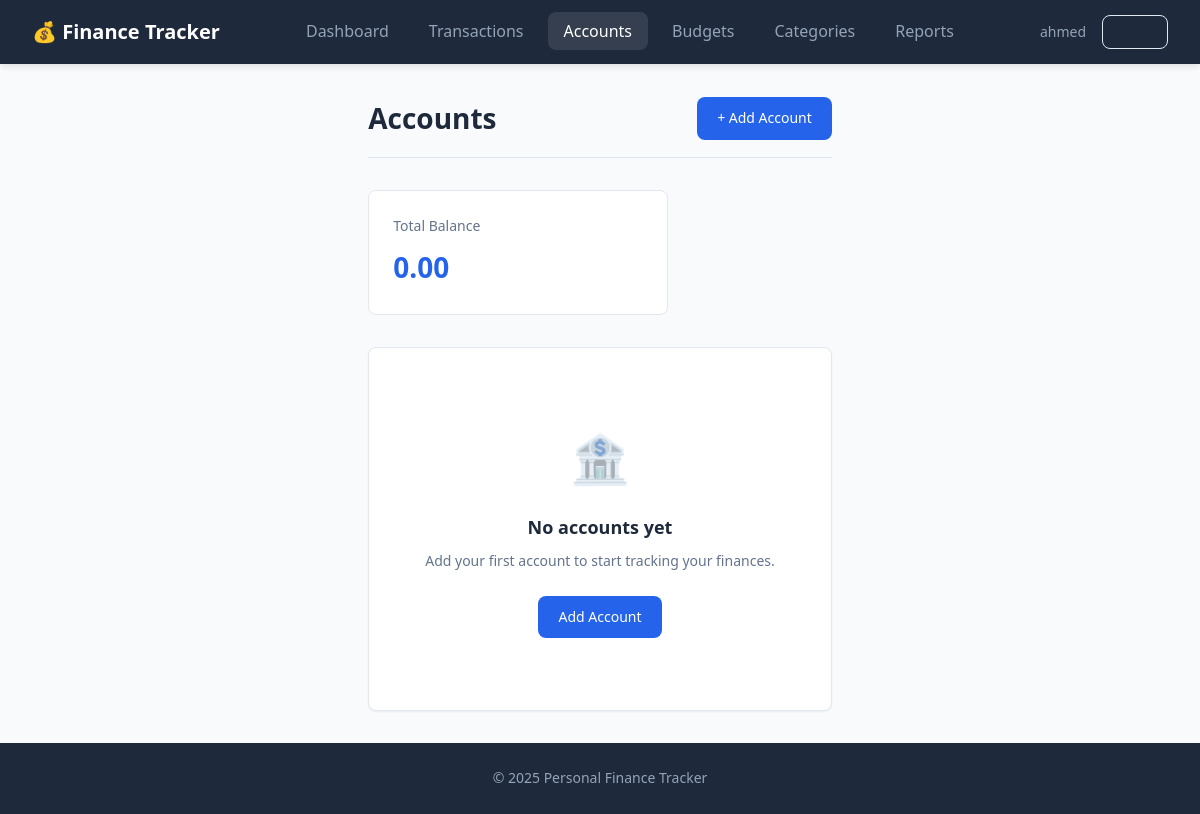
Page /accounts (signed in) on the earlier database version.
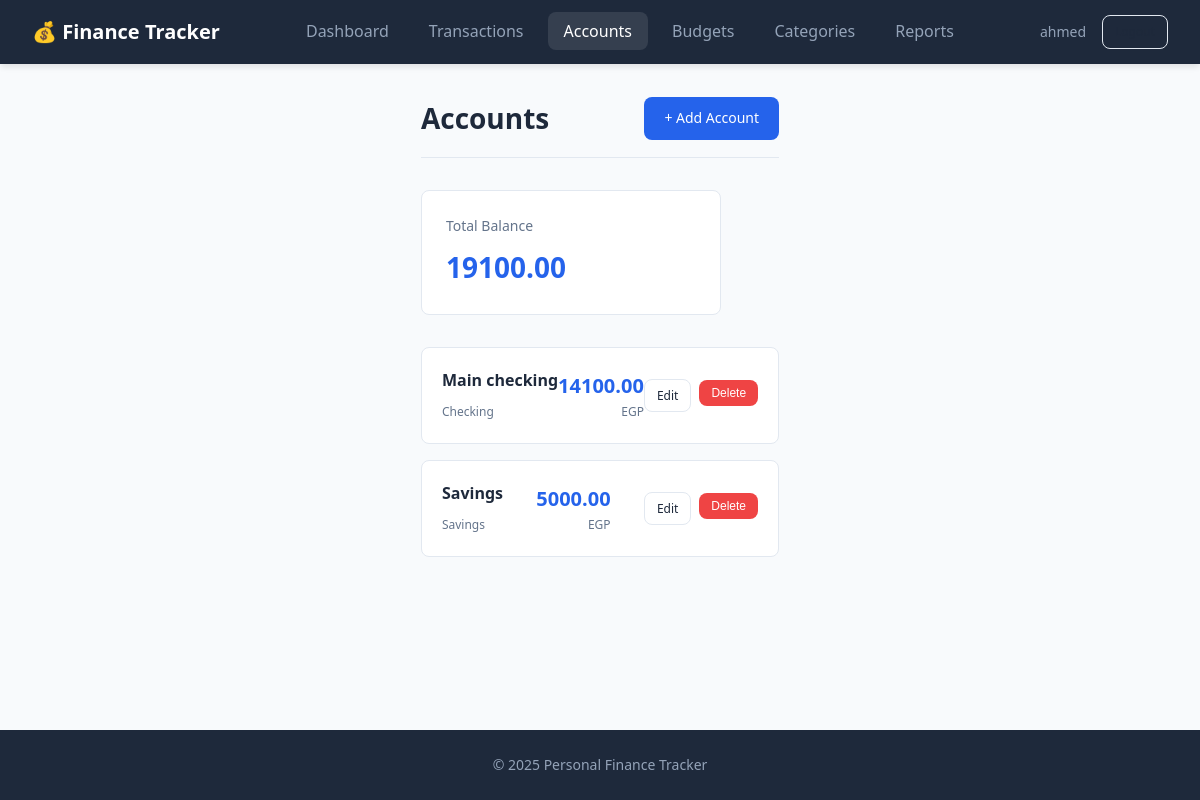
Same page on the later database version.
### src/app/models/finance_models.py (models this page shows, shortened)
class Account(db.Model):
    __tablename__ = 'account'
    id: Mapped[int] = mapped_column(Integer, primary_key=True, autoincrement=True)
    user_id: Mapped[int] = mapped_column(
        Integer, ForeignKey('user.id', ondelete='CASCADE'), nullable=False
    )
    name: Mapped[str] = mapped_column(String(100), nullable=False)
    account_type: Mapped[Optional[str]] = mapped_column(String(50))
    initial_balance: Mapped[Decimal] = mapped_column(
        DECIMAL(10, 2), default=Decimal('0.00')
    )
    current_balance: Mapped[Decimal] = mapped_column(
        DECIMAL(10, 2), default=Decimal('0.00')
    )
    currency: Mapped[str] = mapped_column(String(10), default='EGP')
    created_at: Mapped[datetime] = mapped_column(DateTime, default=datetime.utcnow)
    user: Mapped["User"] = relationship("User", back_populates="accounts")
    transactions: Mapped[List["Transaction"]] = relationship(
        "Transaction", back_populates="account", cascade="all, delete-orphan"
    )
    transaction_templates: Mapped[List["TransactionTemplate"]] = relationship(
        "TransactionTemplate", back_populates="account"
    )

### src/app/controllers/account_routes.py (the view)
@account_bp.route('/accounts')
@login_required
def accounts():
    user_accounts = Account.query.filter_by(user_id=current_user.id).all()
    total_balance = sum(acc.current_balance for acc in user_accounts)
    return render_template(
        'accounts.html',
        accounts=user_accounts,
        total_balance=total_balance
    )

### src/app/__init__.py (called while the page is built)
def _init_extensions(app: Flask) -> None:
    database.init_app(app)
    bcrypt.init_app(app)
    login_manager.init_app(app)
    @login_manager.user_loader
    def load_user(user_id: str):
        from .models import User
        return User.query.get(int(user_id))

### src/app/templates/accounts.html (shortened to what this page needs)
{% extends "base.html" %}
{% block content %}
<div class="page-header">
    <h1>Accounts</h1>
    <a href="{{ url_for('account.add_account') }}" class="btn btn-primary">+ Add Account</a>
</div>
<div class="stat-card balance mb-4" style="max-width: 300px;">
    <div class="stat-label">Total Balance</div>
    <div class="stat-value">{{ "%.2f"|format(total_balance) }}</div>
</div>
{% if accounts %}
    {% for account in accounts %}
    <div class="account-card">
        <div class="account-info">
            <h3>{{ account.name }}</h3>
            <span class="account-type">{{ account.account_type or 'General' }}</span>
        </div>
        <div class="account-balance">
            <div class="balance-amount">{{ "%.2f"|format(account.current_balance) }}</div>
            <div class="currency">{{ account.currency }}</div>
        </div>
        <div class="btn-group">
            <a href="{{ url_for('account.edit_account', account_id=account.id) }}" class="btn btn-sm btn-outline">Edit</a>
            <form method="POST" action="{{ url_for('account.delete_account', account_id=account.id) }}" style="display:inline;" onsubmit="return confirm('Delete this account?');">
                <button type="submit" class="btn btn-sm btn-danger">Delete</button>
            </form>
        </div>
    </div>
    {% endfor %}
{% else %}
<div class="card">
    <div class="card-body">
        <div class="empty-state">
            <div class="empty-state-icon">🏦</div>
            <h3>No accounts yet</h3>
            <p>Add your first account to start tracking your finances.</p>
            <a href="{{ url_for('account.add_account') }}" class="btn btn-primary">Add Account</a>
        </div>
    </div>
</div>
{% endif %}
{% endblock %}

Differences in the rows shown:
added Account: name "Main checking", account_type "Checking", current_balance "14100.00", currency "EGP"
added Account: name "Savings", account_type "Savings", current_balance "5000.00", currency "EGP"
Other differences:
{{ "%.2f"|format(total_balance) }}: "0.00" → "19100.00"
text no longer shown: "🏦 No accounts yet Add your first account to start tracking your finances. Add Account"
